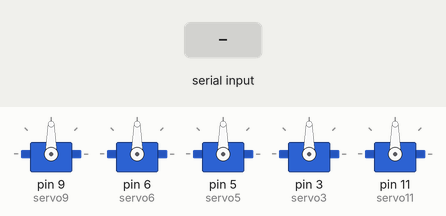
Recording of a sketch running on a simulated Arduino Uno, built with avr-gcc and run on an emulated ATmega328P. Shown: 5 × servo. The test bench sets the inputs (shaded band).

Above: at 1.2 s.
1.3 s: "90,45,200\n" received over Serial
At 2.5 s:
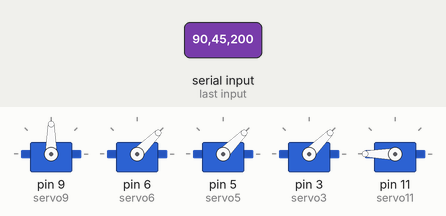
2.8 s: "30,150,10\n" received over Serial
At 3.8 s:
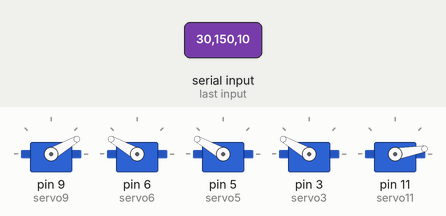
4.3 s: "90,45\n" received over Serial
At 4.8 s:
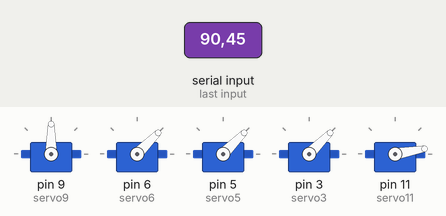
5.8 s: "5\n" received over Serial
At 7.0 s:
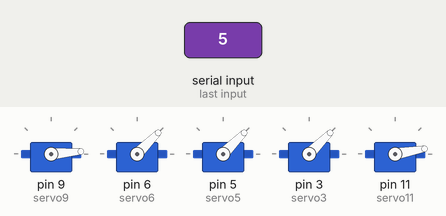
7.3 s: "200\n" received over Serial
At 8.2 s:
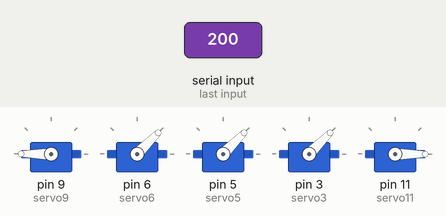
8.8 s: "1,90\n" received over Serial
At 9.4 s:
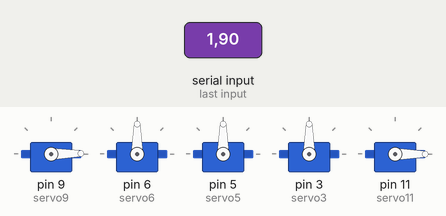
Timing chart, 0 to 11.3 s (numbered marks = the images above; inputs shaded):
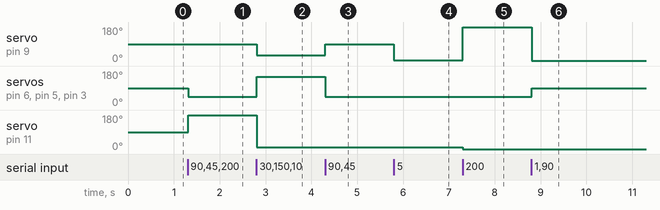

The sketch:

Robot_k1.ino
```cpp
#include <Servo.h>

Servo servo9;  // Rotación de la mano
Servo servo6;  // Posición de la muñeca
Servo servo5;
Servo servo3;
Servo servo11; // Apertura/cierre de la mano

void setup() {
    Serial.begin(9600);
    servo9.attach(9);
    servo6.attach(6);
    servo5.attach(5);
    servo3.attach(3);
    servo11.attach(11);
}

void loop() {
    if (Serial.available() > 0) {
        String input = Serial.readStringUntil('\n');
        int values[3];

        int i = 0;
        char *token = strtok((char*)input.c_str(), ",");
        while (token != NULL && i < 3) {
            values[i++] = atoi(token);
            token = strtok(NULL, ",");
        }

        // Mover los servos
        servo9.write(values[0]);  // Rotación lateral de la mano
        servo6.write(values[1]);
        servo5.write(values[1]);
        servo3.write(values[1]);  // Posición de la muñeca
        servo11.write(values[2]); // Apertura de la mano
    }
}
```

Measured:
- after the input at 1.3 s, servo on pin 6 (servo6), servo on pin 5 (servo5), servo on pin 3 (servo3): 90° → 45° at once; servo on pin 11 (servo11): 90° → 180° at once
- after the input at 2.8 s, servo on pin 9 (servo9): 90° → 30° at once; servo on pin 6 (servo6), servo on pin 5 (servo5), servo on pin 3 (servo3): 45° → 150° at once; servo on pin 11 (servo11): 180° → 10° at once
- after the input at 4.3 s, servo on pin 9 (servo9): 30° → 90° at once; servo on pin 6 (servo6), servo on pin 5 (servo5), servo on pin 3 (servo3): 150° → 45° at once
- after the input at 5.8 s, servo on pin 9 (servo9): 90° → 5° at once
- after the input at 7.3 s, servo on pin 9 (servo9): 5° → 180° at once; servo on pin 11 (servo11): 10° → 0° at once
- after the input at 8.8 s, servo on pin 9 (servo9): 180° → 1° at once; servo on pin 6 (servo6), servo on pin 5 (servo5), servo on pin 3 (servo3): 45° → 90° at once
